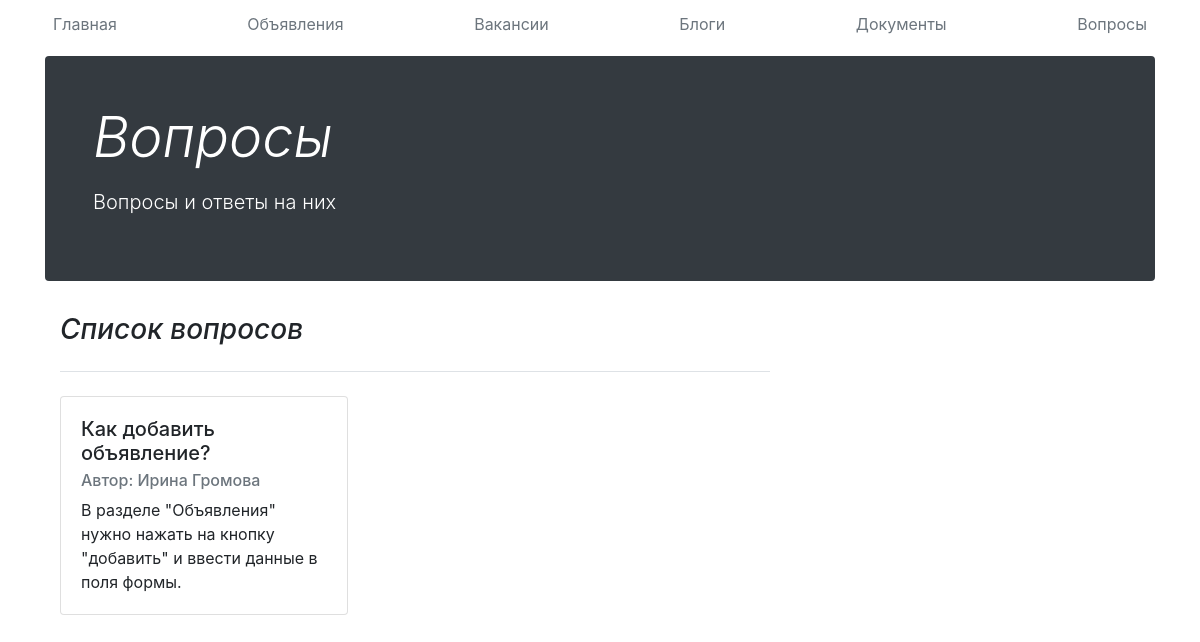
Screenshot of /questions/ with the database file from the repository.
### main/models.py (models this page shows, shortened)
class Answers(models.Model):
    id = models.AutoField(primary_key=True)
    id_question = models.ForeignKey('Questions', on_delete=models.CASCADE)
    text = models.TextField('Текст ответа')
    class Meta:
        verbose_name = "Ответ"
        verbose_name_plural = "Ответы"

class Questions(models.Model):
    id = models.AutoField(primary_key=True)
    id_user = models.ForeignKey('ad.Users', on_delete=models.CASCADE)
    text = models.TextField('Текст вопроса')
    class Meta:
        verbose_name = "Вопрос"
        verbose_name_plural = "Вопросы"

### ad/models.py (models this page shows, shortened)
class Users(models.Model):
    id_user = models.AutoField(primary_key=True)
    name = models.CharField('Имя', max_length=50)
    surname = models.CharField('Фамилия', max_length=50)
    password = models.CharField('Пароль', max_length=50)
    phone = models.CharField('Телефон', max_length=20)
    email = models.CharField('Email', max_length=50)
    role = models.CharField('Роль', max_length=20)
    class Meta:
        verbose_name = "Пользователь"
        verbose_name_plural = "Пользователи"

### main/views.py (the view)
# urls.py: path('questions/', views.questions, name='questions')
def questions(request):
    questions = Questions.objects.select_related('id_user')
    answers = Answers.objects.select_related('id_question')
    return render(request, 'main/questions.html', {'questions': questions, 'answers': answers})

### main/templates/main/questions.html (shortened to what this page needs)
{% extends 'main/base.html' %}
{% block name %}Вопросы{% endblock %}
{% block description %}Вопросы и ответы на них{% endblock %}
{% block content %}
    <div class="col-md-8 blog-main">
      <h3 class="pb-4 mb-4 font-italic border-bottom">
       Список вопросов
      </h3>
{% for answer in answers %}
        <div class="card" style="width: 18rem;">
  <div class="card-body">
    <h5 class="card-title">{{answer.id_question.text}}</h5>
    <h6 class="card-subtitle mb-2 text-muted">Автор: {{answer.id_question.id_user.name}} {{answer.id_question.id_user.surname}}</h6>
    <p class="card-text">{{answer.text}}</p>
  </div>
</div>
{% endfor %}
    </div>
{% endblock %}

### rows the page displays
Answers: id_question.text "Как добавить объявление?", id_question.id_user.name "Ирина", id_question.id_user.surname "Громова", text "В разделе \"Объявления\" нужно нажать на кнопку \"добавить\" и ввести данные в поля формы."
